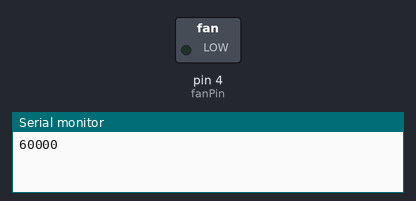
A sketch run on a simulated Arduino Uno, built with avr-gcc and run on an emulated ATmega328P. Shown: switched loads named in the sketch (green lamp = pin HIGH), the last lines printed to the serial monitor.

Above: at 0.1 s.
At 120.1 s:
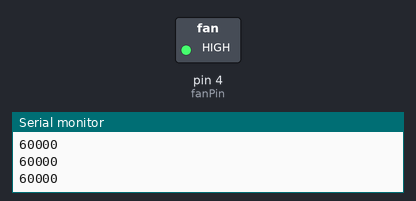
Timing chart, 0 to 121.6 s (numbered marks = the images above):
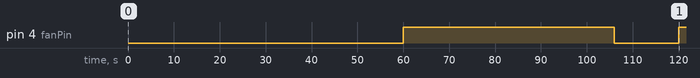

Measured:
- by itself, pin 4 (fanPin): LOW → HIGH at 60.0 s, → LOW 46.0 s later, → HIGH 14.0 s later

The sketch:

fonction_ventilation_3_2.ino
```cpp
unsigned long timeStampDernierCycleVentilation=0;
int fanPin = 4;

long tempsVentilation = 45000; //durée de la ventilation = 45 secondes

//Variable qui sera modifiée par le changement de phase de culture
int nombreEchangeAirCible = 60;
long duree = 0; //durée entre 2cycles de ventilation


void setup() {
  pinMode(fanPin, OUTPUT);
  Serial.begin(9600);
}

void loop() {

  calculIntervalleVentilation(); //par la suite le calcul de la variable se fera uniquement lors des changements de phases
  Serial.println(duree);
  gestionVentilo();

  delay(2000);
}


//Fonctions
void gestionVentilo(){

  //Si le ventilateur est allume
  if (digitalRead(fanPin) == HIGH){

    //Verifier si le delai de fonctionnement est atteint
    if(millis() - timeStampDernierCycleVentilation >= tempsVentilation){
      digitalWrite (fanPin, LOW);
    }
  //Si le ventilateur est eteint
  } else if (digitalRead(fanPin) == LOW){
    //verifier si le delai d'attente entre 2 ventilation est atteint (= delai entre 2 ventilations)
    if(millis() - timeStampDernierCycleVentilation >= duree){
        digitalWrite (fanPin, HIGH);
        //enregistrer le dernier fonctionnement du ventilateur
        timeStampDernierCycleVentilation = millis();
    }
  }
}

int calculIntervalleVentilation(){
//temps entre chaque début de ventilation
//On divise 1 heure par le nombre d'echanges
	duree = 60 / nombreEchangeAirCible;
//On multiplie par 60 000 pour obtenir des millisecondes
	duree *= 60000;
}
```
